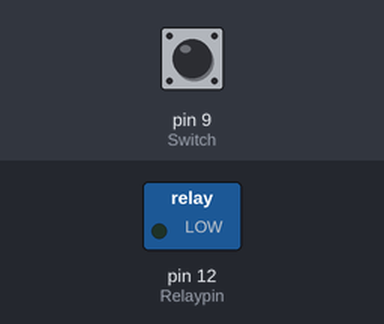
Simulated run of this sketch. Board: Arduino Uno, built with avr-gcc and run on an emulated ATmega328P. Parts: switched loads named in the sketch (green lamp = pin HIGH). The test bench sets the inputs (shaded band); at power-on: pin 9 (Switch) HIGH.

Above: at 1.2 s.
1.3 s: pin 9 (Switch) pulled LOW for 0.15 s
At 1.4 s:
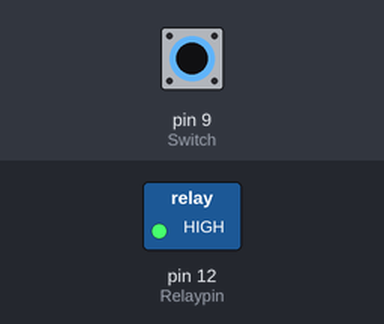
3.0 s: pin 9 (Switch) pulled LOW for 3.2 s
At 7.1 s:
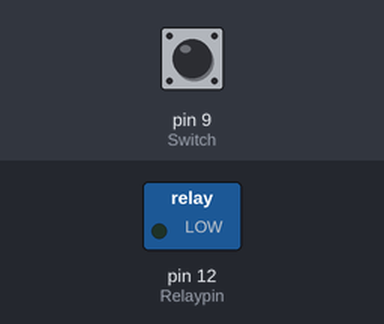
Timing chart, 0 to 8.6 s (numbered marks = the images above; inputs shaded):
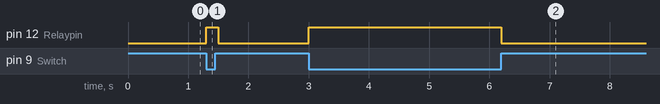

The sketch:

_14_1ch_Relay.ino
```cpp
int Relaypin = 12; // 변수 Relaypin을 12로 선언, 릴레이
int Switch = 9; // 변수 Switch를 9로 선언, 택트 스위치

void setup() {
  pinMode(Relaypin, OUTPUT); // 디지털 핀 12번을 출력으로 설정
  pinMode(Switch, INPUT_PULLUP); // 디지털 핀 9번을 풀업 입력으로 설정
}

void loop() {
  if (digitalRead(Switch) == LOW) // 스위치가 눌리면
  {
    digitalWrite(Relaypin, HIGH); // 1채널 릴레이 켜짐
    delay(100);
  }
  else
  {
    digitalWrite(Relaypin, LOW); // 1채널 릴레이 꺼짐
    delay(100);
  }
}
```

Measured:
- after the input at 1.3 s, pin 12 (Relaypin): LOW → HIGH at once, → LOW 0.20 s later
- after the input at 3.0 s, pin 12 (Relaypin): LOW → HIGH at once, → LOW 3.2 s later
